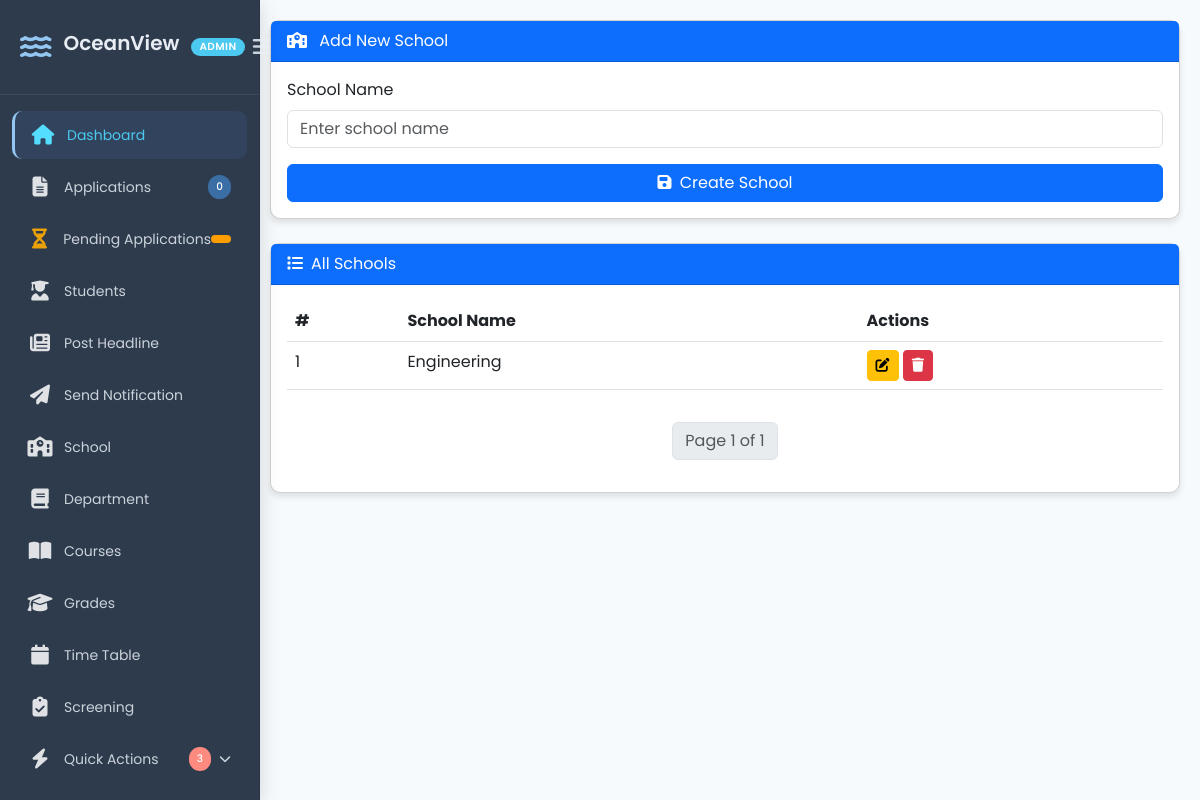
The page /add-school/ on the database as committed earlier.
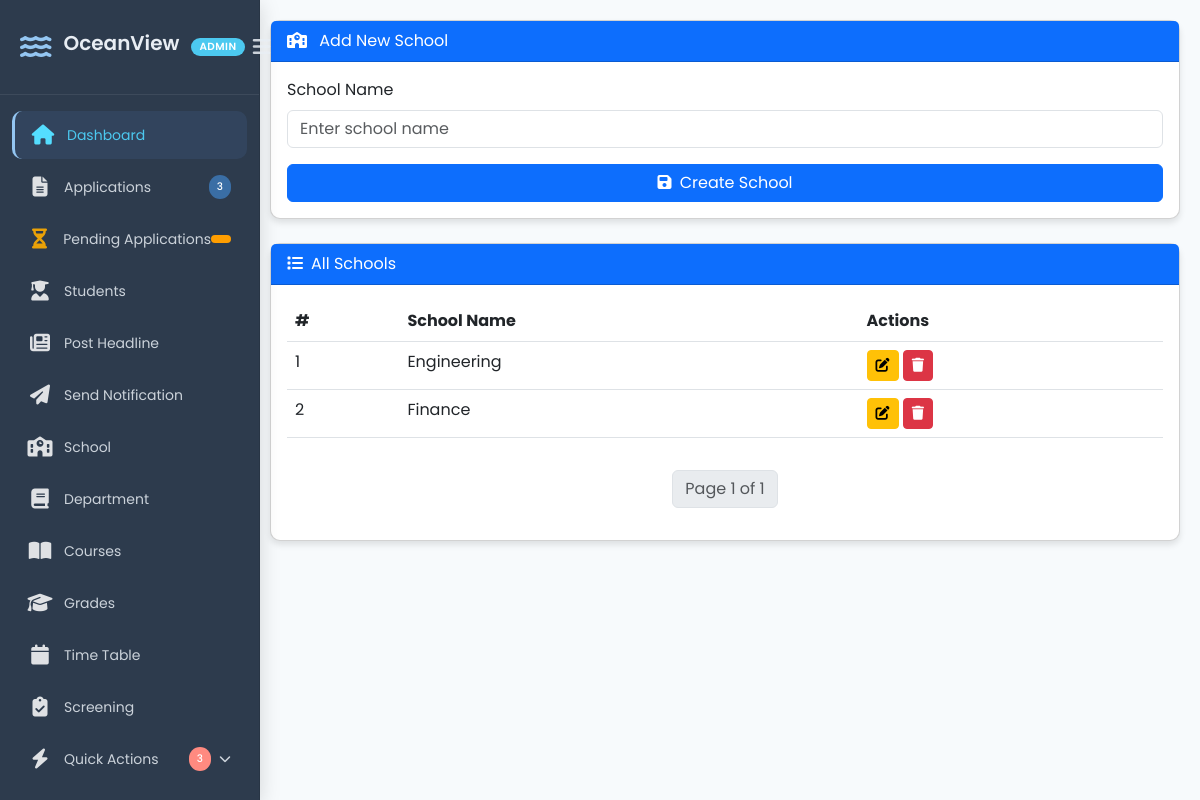
The same page on the database as committed later.
### portal/models.py (models this page shows, shortened)
class School(models.Model):
    name = models.CharField(max_length=100, unique=True)

### crm/views.py (the view)
# urls.py: path("add-school/", add_School, name = "add_school" ),
def add_School(request):
    total_applications = Application.objects.count()
    if request.method == "POST":
        form = SchoolForm(request.POST, request.FILES)
        if form.is_valid():
            form.save()
            messages.success(request, "School created successfully!")
            return redirect("add_school")
    else:
        form = SchoolForm()
    schools = paginate_schools(request)
    return render(request, "crm/add_school.html", {"form": form, "schools": schools, 'total_applications': total_applications})

### crm/forms.py
class SchoolForm(forms.ModelForm):
    class Meta:
        model = School
        fields = ["name"]  # Changed from "Name" to "name" to match model field
        widgets = {
            "name": forms.TextInput(attrs={
                "class": "form-control",
                "placeholder": "Enter school name"
            }),
        }

### crm/views.py (called while the page is built)
def paginate_schools(request):
    schools_list = School.objects.all()
    paginator = Paginator(schools_list, 3)  # 3 headlines per page
    page_number = request.GET.get("page")
    return paginator.get_page(page_number)

### crm/templates/crm/add_school.html (shortened to what this page needs)
{% load static %}
<!DOCTYPE html>
<html lang="en">
<head>
    <link href="https://cdn.jsdelivr.net/npm/bootstrap@5.3.0/dist/css/bootstrap.min.css" rel="stylesheet">
    <link rel="stylesheet" href="https://cdnjs.cloudflare.com/ajax/libs/font-awesome/6.0.0/css/all.min.css">
    <link rel="stylesheet" href="{% static 'crm/css/add_school.css' %}">
</head>
<body>
    {% include 'crm/sidebar.html' %}
    <div class="main-content" style="margin-left: 250px; padding: 20px;">
        <div class="card mb-4">
            <div class="card-header bg-primary text-white">
                <i class="fas fa-school me-2"></i>
                {% if form.instance.id %}Edit School{% else %}Add New School{% endif %}
            </div>
            <div class="card-body">
                <form method="POST" id="schoolForm">
                    <div class="mb-3">
                        <label for="id_Name" class="form-label">School Name</label>
                        {{ form.name }}
                    </div>
                    <button type="submit" class="btn btn-primary w-100">
                        <i class="fas fa-save me-1"></i>
                        {% if form.instance.id %}Update{% else %}Create{% endif %} School
                    </button>
                </form>
            </div>
        </div>
        <div class="card">
            <div class="card-header bg-primary text-white">
                <i class="fas fa-list me-2"></i>All Schools
            </div>
            <div class="card-body">
                <div class="table-responsive">
                    <table class="table table-hover">
                        <thead>
                            <tr>
                                <th>#</th>
                                <th>School Name</th>
                                <th>Actions</th>
                            </tr>
                        </thead>
                        <tbody>
                            {% for school in schools %}
                            <tr>
                                <td>{{ forloop.counter }}</td>
                                <td>{{ school.name }}</td>
                                <td>
                                    <a href="#" class="btn btn-sm btn-warning">
                                        <i class="fas fa-edit"></i>
                                    </a>
                                    <form action="#" method="POST" class="d-inline">
                                        <button type="submit" class="btn btn-sm btn-danger" onclick="return confirm('Are you sure you want to delete this school?')">
                                            <i class="fas fa-trash"></i>
                                        </button>
                                    </form>
                                </td>
                            </tr>
                            {% empty %}
                            <tr>
                                <td colspan="3" class="text-center">No schools found</td>
                            </tr>
                            {% endfor %}
                        </tbody>
                    </table>
                </div>
                <div class="mt-3">
                    <nav aria-label="Page navigation">
                        <ul class="pagination justify-content-center">
                            <li class="page-item disabled">
                                <span class="page-link">
                                    Page {{ schools.number }} of {{ schools.paginator.num_pages }}
                                </span>
                            </li>
                        </ul>
                    </nav>
                </div>
            </div>
        </div>
    </div>
</body>
</html>

Rows that differ between the two databases and show on the page:
added School: name "Finance"
Other text that changed with them:
{{ total_applications }}: "0" → "3"
